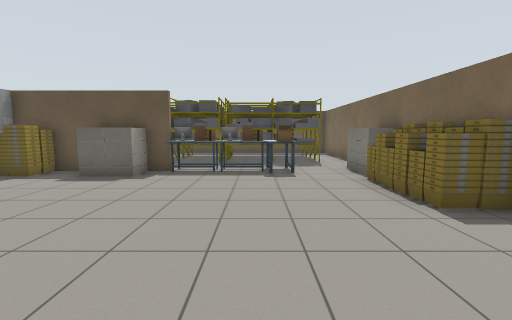
view 1 (above)

21 first-person views from a walk through a world built for the Gazebo simulator. The camera is 1.2 m above the floor, tilts 6° down and sees 90° across. The lines on the ground mark 1 m squares. The floor is counted in squares, 1 m on a side. Each view is taken from the middle of a square. On the plan, view 1 faces up. The plan holds only what a view shows up to about 12 squares ahead; the rest is blank. Gazebo's built-in surfaces are drawn with simple patterns. Some surface patterns are stand-ins.

view 2
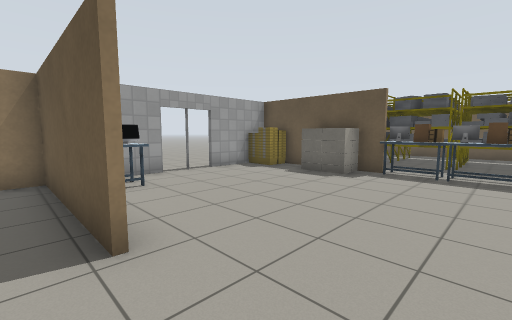

view 3
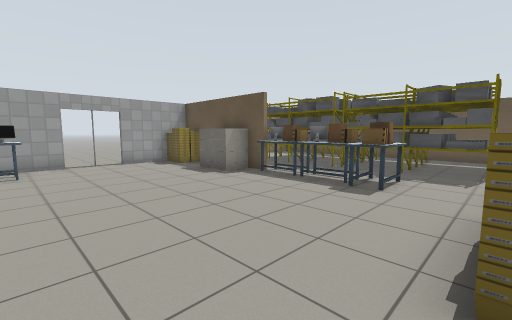

view 4
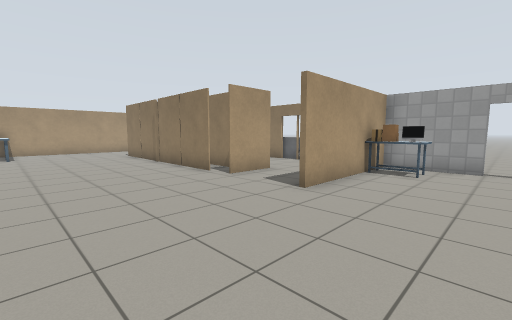

view 5
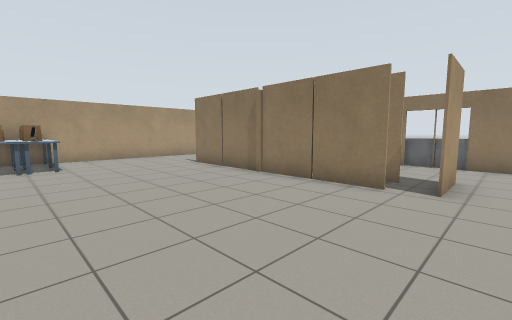

view 6
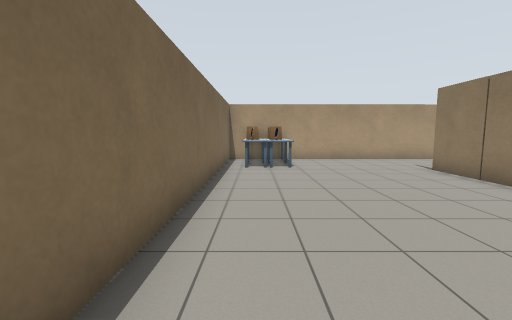

view 7
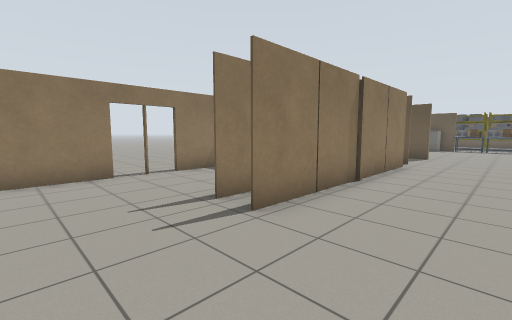

view 8
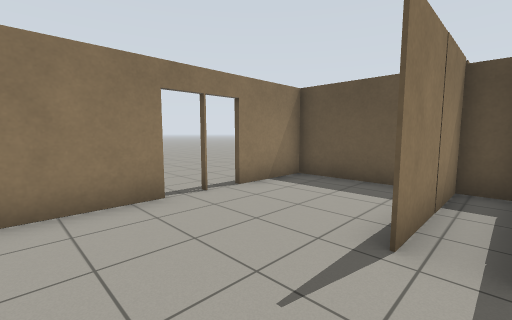

view 9
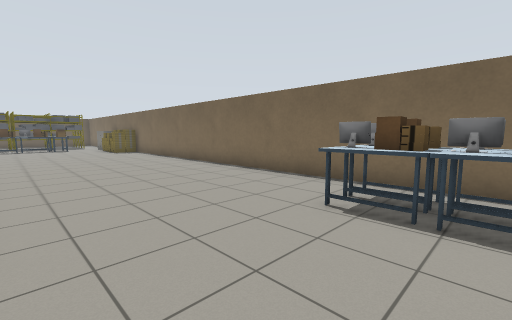

view 10
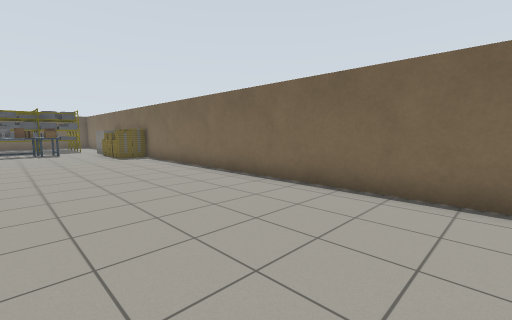

view 11
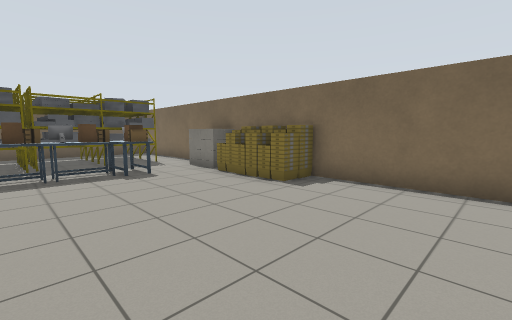

view 12
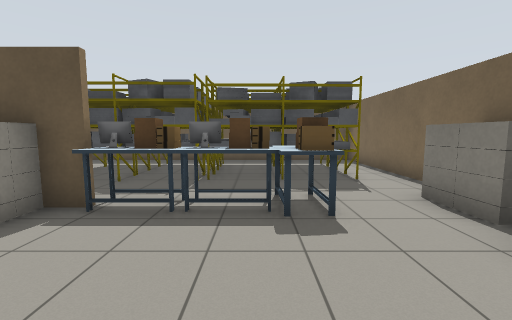

view 13
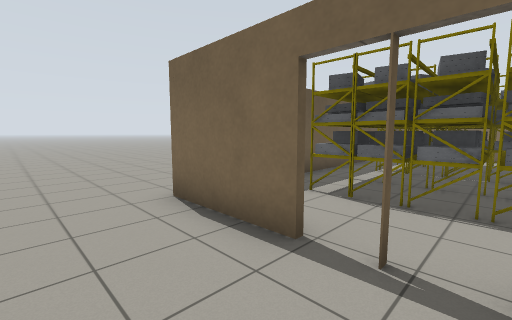

view 14
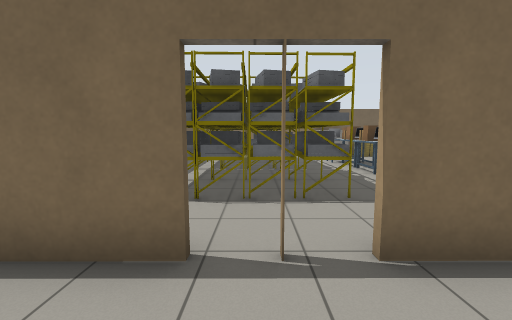

view 15
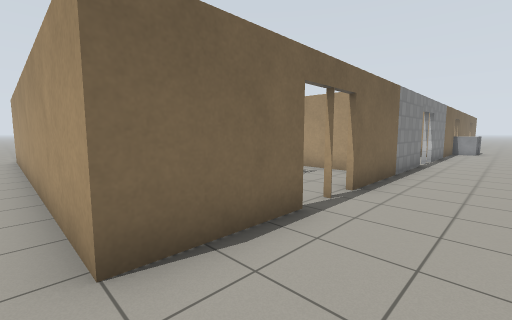

view 16
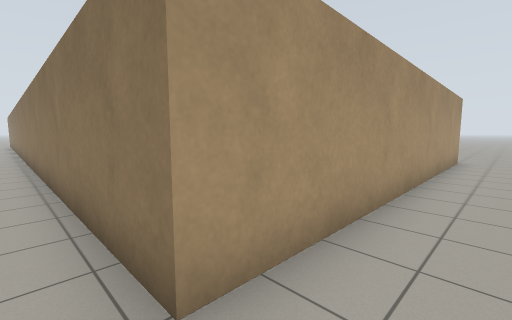

view 17
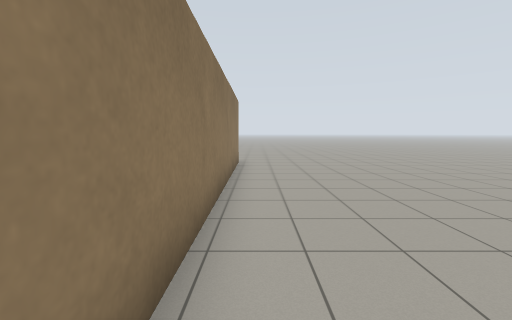

view 18
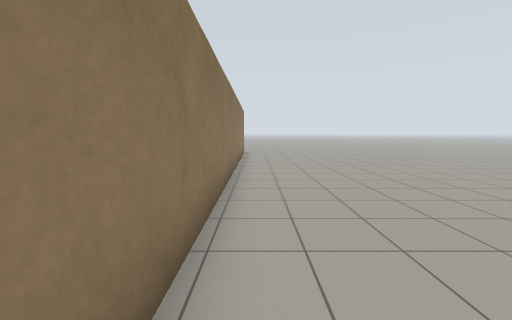

view 19
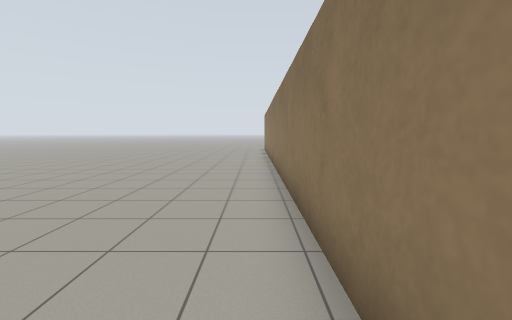

view 20
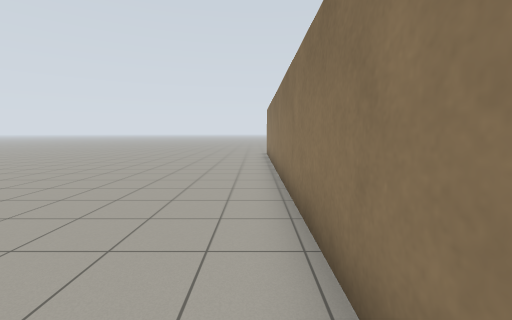

view 21
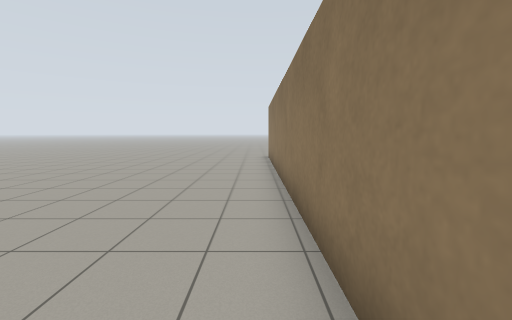

### Floor plan
Points are (right, up) in squares from view 1. A wall is a line through its corners. A room is listed if a view was taken in it or the views show most of it. See-through windows are left out.
Room 1 (views 1, 2, 3, 4, 5, 6, 7, 8, 9, 10, 11, 12, 17, 18, 19, 20, 21)
walls: (-2.7, -2.8) (-2.8, -10.4); (-3.7, -2.8) (-3.7, -5.3); (-2.6, 8) (-7.5, 8) (-7.5, 5.3); (-7.5, 0.8) (-2.7, 0.9); (-7.5, 3.5) (-7.5, 1.1); (-2.5, -6.6) (-7.5, -6.7) (-7.5, -9.1); (-3.7, -6.7) (-3.8, -10.3); (-6.3, 8.2) (-4.6, 8.2); (-7.5, -10.9) (-7.5, -13.1); (4.3, 15.6) (4.4, -12.6); (-5.3, -13.9) (4.2, -13.8) (4.1, 15.4) (-7.3, 15.4)
ways out: opening at (-3.5, -0.5) to room 2; opening at (5.5, 16) to room 2; open door at (-8, 4.5) to room 2; open door at (-8, 11.5) to room 2; open door at (-7.5, -10) to room 2
objects: bucket (-7, 7) to (-7, 8); desk (-6, 2); other object (-5, 7) to (-4, 8); shelf (-5, 11) to (-2, 11); shelf (-5, 12) to (-2, 12); shelf (-5, 13) to (-2, 14); desk (-2, 8); desk (-1, 8) to (0, 8); shelf (-1, 11) to (2, 11); shelf (-1, 12) to (2, 12); shelf (-1, 13) to (2, 14); desk (1, 8) to (1, 9); desk (2, -13) to (2, -12); desk (2, -11); desk (3, -13); desk (3, -12) to (3, -11); bucket (3, 4) to (4, 4); bucket (3, 5); bucket (3, 6) to (4, 6); other object (3, 8) to (4, 8)
Room 2 (views 13, 14, 15, 16)
walls: (-7.5, 1.1) (-7.5, -1.6); (-7.7, 1.1) (-7.7, 3.5); (-4.7, -1.9) (-2.7, -1.9); (-2.5, 0.7) (-7.5, 0.7); (-7.7, 5.3) (-7.7, 10.9); (-7.7, 12.6) (-7.7, 15.5) (4.3, 15.6)
ways out: opening at (-3.5, -0.5) to room 1; opening at (5.5, 16) to room 1; open door at (-8, 4.5) to room 1; open door at (-8, 11.5) to room 1; open door at (-7.5, -10) to room 1
objects: grey box (-8, -4); grey box (-8, -3) to (-8, -2)

Positions as (right, up) in squares from view 1, and headings:
1: (0, 0), facing up
2: (0, 0), facing up-left
3: (3, 2), facing up-left
4: (2, 4), facing down-left
5: (3, -1), facing down-left
6: (3, -2), facing down
7: (0, -13), facing up-left
8: (-3, -13), facing up-left
9: (-2, -13), facing up-right
10: (-1, -9), facing up-right
11: (-2, 0), facing up-right
12: (0, 4), facing up
13: (-10, 11), facing up-right
14: (-10, 12), facing right
15: (-10, 16), facing down-right
16: (5, 17), facing down-left
17: (5, 5), facing up
18: (5, 0), facing up
19: (5, 5), facing down
20: (5, 1), facing down
21: (5, -1), facing down
